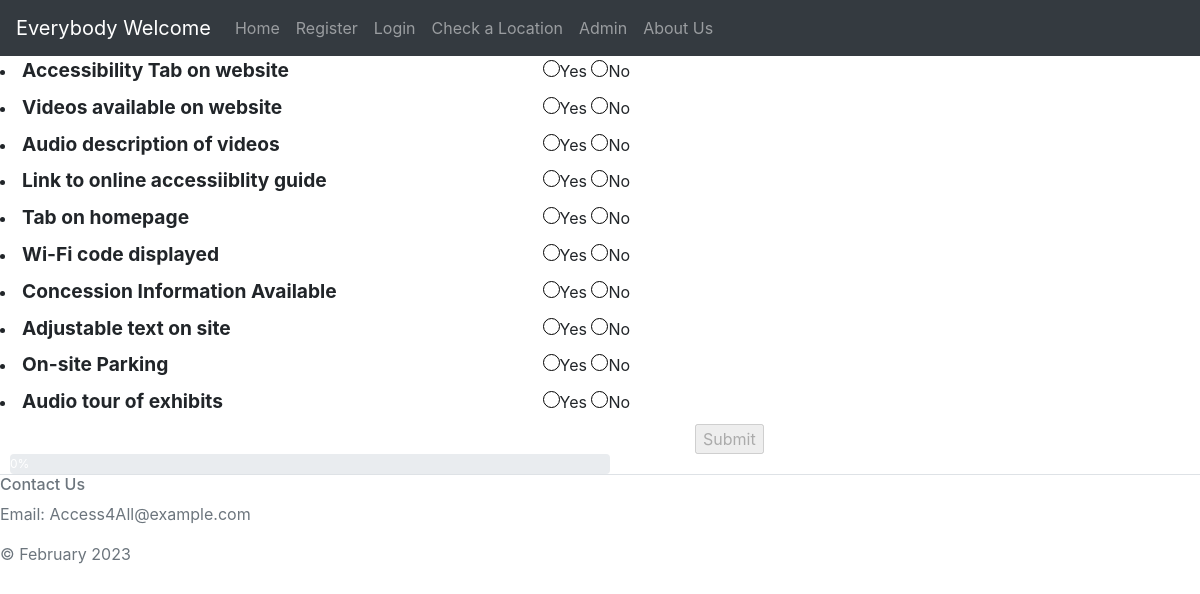
/testing.php?type=Museum, run on the app's committed database.
### tables this page shows
CREATE TABLE "Checklist" (
	"QuestionNo"	VARCHAR(10),
	"Question"	TEXT,
	"ActionPoint"	TEXT,
	"Venue"	NUMERIC,
	"Type"	TEXT,
	"GoodPoint"	TEXT,
	PRIMARY KEY("QuestionNo")
);

### testing.php (the view, shortened to what this page needs)
<?php session_start();
if (isset($_SESSION['loggedin']) && $_SESSION['loggedin'] === true) {
  include 'NavbarLoggedin.php';
} else {
  include 'NavigationBar.php';
}
?>
<!DOCTYPE html>
<html>
<?php
function getQuestions()
{
  $venueType = $_GET['type'];
  $db = new SQLite3('ActionPoints.db');
  $venueType = $db->escapeString($venueType);
  $stmt = $db->prepare("SELECT QuestionNo, Question FROM Checklist WHERE (Venue = 'General' OR Venue = '$venueType')");
  $result = $stmt->execute();
  $arrayResult = [];
  while ($row = $result->fetchArray())
  {
      $arrayResult [] = $row;
  }
  return $arrayResult;
}
$questions = getQuestions();
?>
<?php foreach ($questions as $row) : ?>
<form action="ActionPlan.php" method="get">
<li>
<?php
$questionNo = $row['QuestionNo'];
$question = $row['Question'];
$idYes = $questionNo . "-yes";
$idNo = $questionNo . "-no";
?>
<label for="<?php echo $idYes ?>" style="display: inline-block; width: 43%;"><?php echo $question ?></label>
<div style="display: inline-block; text-align: left;">
    <input type='radio' id='<?php echo $idYes ?>' name='<?php echo $questionNo ?>' value='yes' style="display: inline-block;">Yes
    <input type='radio' id='<?php echo $idNo ?>' name='<?php echo $questionNo ?>' value='no' style="display: inline-block;">No
</div>
<?php endforeach;?>
<br>
    <div class="submit-container">
    <input type="submit" id="submit-btn" value="Submit" name="Submit">
</div>
  </form>
  <div class="progress">
    <div class="progress-bar" role="progressbar" aria-valuenow="0"
      aria-valuemin="0" aria-valuemax="100" style="width: 0%">
      0%
    </div>
  </div>
</body>
</html>
<?php include("Footer.php");?>

### testing.php (style rules this page uses)
input[type="radio"] { display: inline-block; }
.progress { width: 50%; height: 20px; margin-left: 10px; }
.progress-bar { height: 100%; }
label { font-weight: bold; font-size: 1.2em; }
input[type="radio"] { -webkit-appearance: none; -moz-appearance: none; appearance: none; width: 17px; height: 17px; border: 1px solid black; border-radius: 50%; transition: background-color 0.2s ease; }
.submit-container { text-align: left; margin-left: 695px; }

### data on the page
checklist: Question "Accessibility Tab on website"
checklist: Question "Videos available on website"
checklist: Question "Audio description of videos"
checklist: Question "Link to online accessiiblity guide"
checklist: Question "Tab on homepage"
checklist: Question "Wi-Fi code displayed"
checklist: Question "Concession Information Available"
checklist: Question "Adjustable text on site"
checklist: Question "On-site Parking"
checklist: Question "Audio tour of exhibits"
